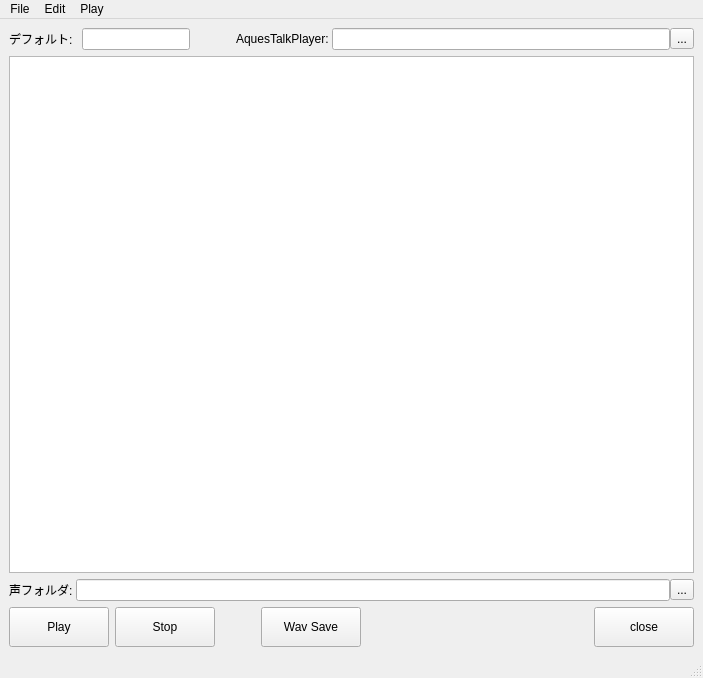
<?xml version="1.0" encoding="UTF-8"?>
<ui version="4.0">
 <class>MainWindow</class>
 <widget class="QMainWindow" name="MainWindow">
  <property name="geometry">
   <rect>
    <x>0</x>
    <y>0</y>
    <width>703</width>
    <height>678</height>
   </rect>
  </property>
  <property name="windowTitle">
   <string>MainWindow</string>
  </property>
  <widget class="QWidget" name="centralwidget">
   <layout class="QVBoxLayout" name="verticalLayout">
    <item>
     <layout class="QHBoxLayout" name="horizontalLayout_5">
      <item>
       <layout class="QHBoxLayout" name="horizontalLayout_4">
        <item>
         <widget class="QLabel" name="label_3">
          <property name="text">
           <string>デフォルト: </string>
          </property>
         </widget>
        </item>
        <item>
         <widget class="QLineEdit" name="charaLineEdit">
          <property name="sizePolicy">
           <sizepolicy hsizetype="Preferred" vsizetype="Fixed">
            <horstretch>0</horstretch>
            <verstretch>0</verstretch>
           </sizepolicy>
          </property>
         </widget>
        </item>
       </layout>
      </item>
      <item>
       <spacer name="horizontalSpacer_2">
        <property name="orientation">
         <enum>Qt::Horizontal</enum>
        </property>
        <property name="sizeType">
         <enum>QSizePolicy::Fixed</enum>
        </property>
        <property name="sizeHint" stdset="0">
         <size>
          <width>40</width>
          <height>20</height>
         </size>
        </property>
       </spacer>
      </item>
      <item>
       <layout class="QHBoxLayout" name="horizontalLayout_3">
        <property name="spacing">
         <number>0</number>
        </property>
        <item>
         <widget class="QLabel" name="label_2">
          <property name="text">
           <string>AquesTalkPlayer: </string>
          </property>
         </widget>
        </item>
        <item>
         <widget class="QLineEdit" name="exeLineEdit"/>
        </item>
        <item>
         <widget class="QToolButton" name="exeToolButton">
          <property name="text">
           <string>...</string>
          </property>
         </widget>
        </item>
       </layout>
      </item>
     </layout>
    </item>
    <item>
     <widget class="View" name="tableView">
      <property name="editTriggers">
       <set>QAbstractItemView::DoubleClicked|QAbstractItemView::EditKeyPressed</set>
      </property>
     </widget>
    </item>
    <item>
     <layout class="QHBoxLayout" name="horizontalLayout_2">
      <property name="spacing">
       <number>0</number>
      </property>
      <item>
       <widget class="QLabel" name="label">
        <property name="text">
         <string>声フォルダ: </string>
        </property>
       </widget>
      </item>
      <item>
       <widget class="QLineEdit" name="folderLineEdit"/>
      </item>
      <item>
       <widget class="QToolButton" name="folderToolButton">
        <property name="text">
         <string>...</string>
        </property>
       </widget>
      </item>
     </layout>
    </item>
    <item>
     <layout class="QHBoxLayout" name="horizontalLayout">
      <item>
       <widget class="QPushButton" name="playButton">
        <property name="minimumSize">
         <size>
          <width>100</width>
          <height>40</height>
         </size>
        </property>
        <property name="text">
         <string>Play</string>
        </property>
       </widget>
      </item>
      <item>
       <widget class="QPushButton" name="stopButton">
        <property name="minimumSize">
         <size>
          <width>100</width>
          <height>40</height>
         </size>
        </property>
        <property name="text">
         <string>Stop</string>
        </property>
       </widget>
      </item>
      <item>
       <spacer name="horizontalSpacer_3">
        <property name="orientation">
         <enum>Qt::Horizontal</enum>
        </property>
        <property name="sizeType">
         <enum>QSizePolicy::Fixed</enum>
        </property>
        <property name="sizeHint" stdset="0">
         <size>
          <width>40</width>
          <height>20</height>
         </size>
        </property>
       </spacer>
      </item>
      <item>
       <widget class="QPushButton" name="saveButton">
        <property name="minimumSize">
         <size>
          <width>100</width>
          <height>40</height>
         </size>
        </property>
        <property name="text">
         <string>Wav Save</string>
        </property>
       </widget>
      </item>
      <item>
       <spacer name="horizontalSpacer">
        <property name="orientation">
         <enum>Qt::Horizontal</enum>
        </property>
        <property name="sizeHint" stdset="0">
         <size>
          <width>40</width>
          <height>20</height>
         </size>
        </property>
       </spacer>
      </item>
      <item>
       <widget class="QPushButton" name="closeButton">
        <property name="minimumSize">
         <size>
          <width>100</width>
          <height>40</height>
         </size>
        </property>
        <property name="text">
         <string>close</string>
        </property>
       </widget>
      </item>
     </layout>
    </item>
   </layout>
  </widget>
  <widget class="QMenuBar" name="menubar">
   <property name="geometry">
    <rect>
     <x>0</x>
     <y>0</y>
     <width>703</width>
     <height>22</height>
    </rect>
   </property>
   <widget class="QMenu" name="menuFaile">
    <property name="title">
     <string>File</string>
    </property>
    <addaction name="actionNew"/>
    <addaction name="actionOpen"/>
    <addaction name="separator"/>
    <addaction name="actionSave"/>
    <addaction name="actionSave_As"/>
    <addaction name="separator"/>
    <addaction name="actionImport_From_Clipboard"/>
    <addaction name="separator"/>
    <addaction name="actionExit"/>
   </widget>
   <widget class="QMenu" name="menuEdit">
    <property name="title">
     <string>Edit</string>
    </property>
    <addaction name="actionUndo"/>
    <addaction name="actionRedo"/>
    <addaction name="separator"/>
    <addaction name="actionEdit"/>
    <addaction name="actionClear"/>
    <addaction name="separator"/>
    <addaction name="actionCopy"/>
    <addaction name="actionPaste"/>
    <addaction name="separator"/>
    <addaction name="actionAdd"/>
    <addaction name="actionDelete"/>
    <addaction name="separator"/>
    <addaction name="actionUp"/>
    <addaction name="actionDown"/>
   </widget>
   <widget class="QMenu" name="menuPlay">
    <property name="title">
     <string>Play</string>
    </property>
    <addaction name="actionPlay"/>
    <addaction name="actionWav_Save"/>
   </widget>
   <addaction name="menuFaile"/>
   <addaction name="menuEdit"/>
   <addaction name="menuPlay"/>
  </widget>
  <widget class="QStatusBar" name="statusbar"/>
  <action name="actionNew">
   <property name="text">
    <string>New</string>
   </property>
   <property name="shortcut">
    <string>Ctrl+N</string>
   </property>
  </action>
  <action name="actionOpen">
   <property name="text">
    <string>Open</string>
   </property>
   <property name="shortcut">
    <string>Ctrl+O</string>
   </property>
  </action>
  <action name="actionSave">
   <property name="text">
    <string>Save</string>
   </property>
   <property name="shortcut">
    <string>Ctrl+S</string>
   </property>
  </action>
  <action name="actionCopy">
   <property name="text">
    <string>Copy</string>
   </property>
   <property name="shortcut">
    <string>Ctrl+C</string>
   </property>
  </action>
  <action name="actionPaste">
   <property name="text">
    <string>Paste</string>
   </property>
   <property name="shortcut">
    <string>Ctrl+V</string>
   </property>
  </action>
  <action name="actionPlay">
   <property name="text">
    <string>Play</string>
   </property>
   <property name="shortcut">
    <string>Space</string>
   </property>
  </action>
  <action name="actionWav_Save">
   <property name="text">
    <string>Wav Save</string>
   </property>
   <property name="shortcut">
    <string>Ctrl+E</string>
   </property>
  </action>
  <action name="actionExit">
   <property name="text">
    <string>Exit</string>
   </property>
   <property name="shortcut">
    <string>Ctrl+Q</string>
   </property>
  </action>
  <action name="actionDelete">
   <property name="text">
    <string>Delete</string>
   </property>
   <property name="shortcut">
    <string>Shift+Del</string>
   </property>
  </action>
  <action name="actionUp">
   <property name="text">
    <string>Up</string>
   </property>
   <property name="shortcut">
    <string>Alt+Up</string>
   </property>
  </action>
  <action name="actionDown">
   <property name="text">
    <string>Down</string>
   </property>
   <property name="shortcut">
    <string>Alt+Down</string>
   </property>
  </action>
  <action name="actionAdd">
   <property name="text">
    <string>Add</string>
   </property>
   <property name="shortcut">
    <string>Shift+Return</string>
   </property>
  </action>
  <action name="actionEdit">
   <property name="text">
    <string>Edit</string>
   </property>
   <property name="shortcut">
    <string>Return</string>
   </property>
  </action>
  <action name="actionSave_As">
   <property name="text">
    <string>Save As</string>
   </property>
   <property name="shortcut">
    <string>Ctrl+Shift+S</string>
   </property>
  </action>
  <action name="actionClear">
   <property name="text">
    <string>Clear</string>
   </property>
   <property name="shortcut">
    <string>Del</string>
   </property>
  </action>
  <action name="actionImport_From_Clipboard">
   <property name="text">
    <string>Import From Clipboard</string>
   </property>
   <property name="shortcut">
    <string>Ctrl+Shift+V</string>
   </property>
  </action>
  <action name="actionUndo">
   <property name="text">
    <string>Undo</string>
   </property>
   <property name="shortcut">
    <string>Ctrl+Z</string>
   </property>
  </action>
  <action name="actionRedo">
   <property name="text">
    <string>Redo</string>
   </property>
   <property name="shortcut">
    <string>Ctrl+Shift+Z</string>
   </property>
  </action>
 </widget>
 <customwidgets>
  <customwidget>
   <class>View</class>
   <extends>QTableView</extends>
   <header>rs.gui.table</header>
  </customwidget>
 </customwidgets>
 <resources/>
 <connections/>
</ui>
